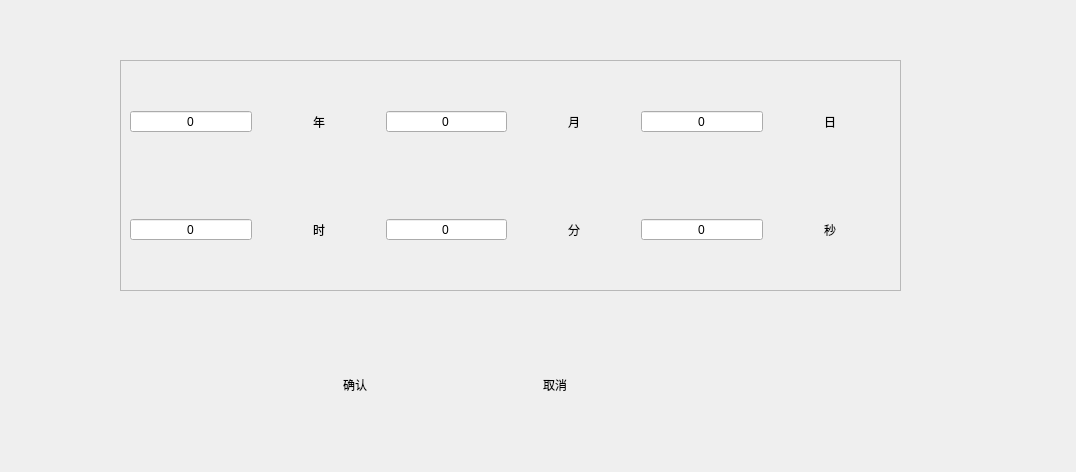
<?xml version="1.0" encoding="UTF-8"?>
<ui version="4.0">
 <class>zgnep_setting_datetime</class>
 <widget class="QWidget" name="zgnep_setting_datetime">
  <property name="geometry">
   <rect>
    <x>0</x>
    <y>0</y>
    <width>1076</width>
    <height>472</height>
   </rect>
  </property>
  <property name="windowTitle">
   <string>Form</string>
  </property>
  <widget class="QPushButton" name="btn_confirm">
   <property name="geometry">
    <rect>
     <x>320</x>
     <y>370</y>
     <width>70</width>
     <height>30</height>
    </rect>
   </property>
   <property name="styleSheet">
    <string notr="true">border:0; background:transparent; background-image: url(:/src/confirm_normal.png);</string>
   </property>
   <property name="text">
    <string>确认</string>
   </property>
  </widget>
  <widget class="QPushButton" name="btn_cancel">
   <property name="geometry">
    <rect>
     <x>520</x>
     <y>370</y>
     <width>70</width>
     <height>30</height>
    </rect>
   </property>
   <property name="styleSheet">
    <string notr="true">border:0; background:transparent; background-image: url(:/src/cancel_normal.png);</string>
   </property>
   <property name="text">
    <string>取消</string>
   </property>
  </widget>
  <widget class="QFrame" name="frame">
   <property name="geometry">
    <rect>
     <x>120</x>
     <y>60</y>
     <width>781</width>
     <height>231</height>
    </rect>
   </property>
   <property name="frameShape">
    <enum>QFrame::StyledPanel</enum>
   </property>
   <property name="frameShadow">
    <enum>QFrame::Raised</enum>
   </property>
   <layout class="QGridLayout" name="gridLayout">
    <item row="0" column="0">
     <layout class="QHBoxLayout" name="horizontalLayout">
      <item>
       <widget class="QSpinBox" name="sbYear">
        <property name="alignment">
         <set>Qt::AlignCenter</set>
        </property>
        <property name="buttonSymbols">
         <enum>QAbstractSpinBox::NoButtons</enum>
        </property>
       </widget>
      </item>
      <item>
       <widget class="QLabel" name="label">
        <property name="text">
         <string>年</string>
        </property>
        <property name="alignment">
         <set>Qt::AlignCenter</set>
        </property>
       </widget>
      </item>
      <item>
       <widget class="QSpinBox" name="sbMonth">
        <property name="alignment">
         <set>Qt::AlignCenter</set>
        </property>
        <property name="buttonSymbols">
         <enum>QAbstractSpinBox::NoButtons</enum>
        </property>
       </widget>
      </item>
      <item>
       <widget class="QLabel" name="label_2">
        <property name="text">
         <string>月</string>
        </property>
        <property name="alignment">
         <set>Qt::AlignCenter</set>
        </property>
       </widget>
      </item>
      <item>
       <widget class="QSpinBox" name="sbDay">
        <property name="alignment">
         <set>Qt::AlignCenter</set>
        </property>
        <property name="buttonSymbols">
         <enum>QAbstractSpinBox::NoButtons</enum>
        </property>
       </widget>
      </item>
      <item>
       <widget class="QLabel" name="label_3">
        <property name="text">
         <string>日</string>
        </property>
        <property name="alignment">
         <set>Qt::AlignCenter</set>
        </property>
       </widget>
      </item>
     </layout>
    </item>
    <item row="1" column="0">
     <layout class="QHBoxLayout" name="horizontalLayout_2">
      <item>
       <widget class="QSpinBox" name="sbHour">
        <property name="alignment">
         <set>Qt::AlignCenter</set>
        </property>
        <property name="buttonSymbols">
         <enum>QAbstractSpinBox::NoButtons</enum>
        </property>
       </widget>
      </item>
      <item>
       <widget class="QLabel" name="label_4">
        <property name="text">
         <string>时</string>
        </property>
        <property name="alignment">
         <set>Qt::AlignCenter</set>
        </property>
       </widget>
      </item>
      <item>
       <widget class="QSpinBox" name="sbMinute">
        <property name="alignment">
         <set>Qt::AlignCenter</set>
        </property>
        <property name="buttonSymbols">
         <enum>QAbstractSpinBox::NoButtons</enum>
        </property>
       </widget>
      </item>
      <item>
       <widget class="QLabel" name="label_5">
        <property name="text">
         <string>分</string>
        </property>
        <property name="alignment">
         <set>Qt::AlignCenter</set>
        </property>
       </widget>
      </item>
      <item>
       <widget class="QSpinBox" name="sbSecond">
        <property name="alignment">
         <set>Qt::AlignCenter</set>
        </property>
        <property name="buttonSymbols">
         <enum>QAbstractSpinBox::NoButtons</enum>
        </property>
        <property name="accelerated">
         <bool>false</bool>
        </property>
       </widget>
      </item>
      <item>
       <widget class="QLabel" name="label_6">
        <property name="text">
         <string>秒</string>
        </property>
        <property name="alignment">
         <set>Qt::AlignCenter</set>
        </property>
       </widget>
      </item>
     </layout>
    </item>
   </layout>
  </widget>
 </widget>
 <resources/>
 <connections/>
</ui>
